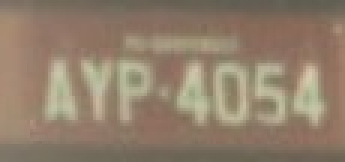
#> input picture data/images/train/1104.jpg, 115 x 54 px (shown 3 times larger); its folder holds 4 pictures in this run
$ python segment.py
#> lines starting #> are read from the running program, lines starting #| are printed output that depends on the picture
#> in main, image is the input picture: shape (54, 115, 3); mean B, G, R 107.6, 127.5, 145.3
import argparse
from pathlib import Path
from typing import List, Tuple
import cv2
import numpy as np
import pickle

def parse_arguments() -> argparse.Namespace:
    """
    Parses command line arguments for the segmentation script.

    Returns:
        argparse.Namespace: Parsed command line arguments.
    """
    parser = argparse.ArgumentParser(description="Segment images and save bounding boxes.")
    parser.add_argument(
        "--input_dir",
        type=str,
        default="data/images/train",
        help="Directory of images to segment."
    )
    parser.add_argument(
        "--output_file",
        type=str,
        default="outputs/segmentation_results.pkl",
        help="Output file to save segmentation results."
    )
    parser.add_argument(
        "--min_area",
        type=int,
        default=50,
        help="Minimum area of connected components to consider in segmentation."
    )
    parser.add_argument(
        "--max_area",
        type=int,
        default=500,
        help="Maximum area of connected components to consider in segmentation."
    )
    parser.add_argument(
        "--connectivity",
        type=int,
        default=8,
        help="Connectivity for connected component analysis."
    )
    return parser.parse_args()

def cca(image: np.ndarray, min_area: int, max_area: int, connectivity: int) -> List[Tuple[int, int, int, int]]:
    """
    Performs connected component analysis on an image to find bounding boxes around characters.

    Args:
        image (np.ndarray): Input binary image.
        min_area (int): Minimum area of connected components to consider.
        connectivity (int): Connectivity for connected component analysis.

    Returns:
        list[tuple[int, int, int, int]]: List of bounding boxes for each connected component.
    """
#> called with min_area = 50, max_area = 8, connectivity = 8
    # Convert image to grayscale if not already
    if len(image.shape) == 3:
        gray = cv2.cvtColor(image, cv2.COLOR_BGR2GRAY)
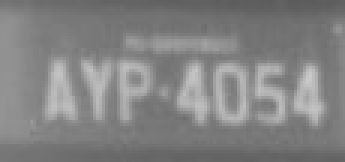
#> gray: shape (54, 115) (shown 3 times larger); min 91, max 202, mean 130.6
    else:
        gray = image

    # Find connected components
    num_labels, labels, stats, _ = cv2.connectedComponentsWithStats(gray, connectivity=connectivity)
#> labels: shape (54, 115) int32; every value is 1
#> num_labels = 2; stats = [[-1, 2147483647, 0, 0, 0], [0, 0, 115, 54, 6210]]

    # Extract bounding boxes for each component
    bounding_boxes = []
    for i in range(1, num_labels):  # Skip background label 0
        x, y, w, h, area = stats[i]
        if min_area < area < max_area:  # Filter out small areas
            bounding_boxes.append((x, y, x + w, y + h))
#> this loop made 1 pass
#> after the loop, bounding_boxes = []

    return bounding_boxes

def segment_image(image: np.ndarray, min_area: int = 50, max_area: int = 500, connectivity: int = 8) -> List[Tuple[int, int, int, int]]:
    """
    Segment an image into characters using connected component analysis.

    Args:
        image (np.ndarray): Input image.
        min_area (int): Minimum area of connected components to consider.
        connectivity (int): Connectivity for connected component

    Returns:
        list[tuple[int, int, int, int]]: List of bounding boxes for each character.
    """
    # TODO: improve this method to enhance the segmentation results somehow
    return cca(image, min_area, max_area, connectivity)

def main():
    """
    Main function to perform image segmentation and save bounding boxes to a file.
    """
    args = parse_arguments()
    input_dir = Path(args.input_dir)
    output_file = Path(args.output_file)

    segmentation_results = {}

    # Perform segmentation for each image in the directory
    for image_path in input_dir.glob("*.jpg"):  # Assuming .png images; change if needed
        image = cv2.imread(str(image_path))
        bounding_boxes = segment_image(image, args.min_area, args.connectivity)
#> bounding_boxes = []
        segmentation_results[image_path.name] = bounding_boxes

    # Save segmentation results to a file
    with output_file.open('wb') as f:
        pickle.dump(segmentation_results, f)

    print(f"Segmentation results saved to {output_file}")

if __name__ == "__main__":
    main()
